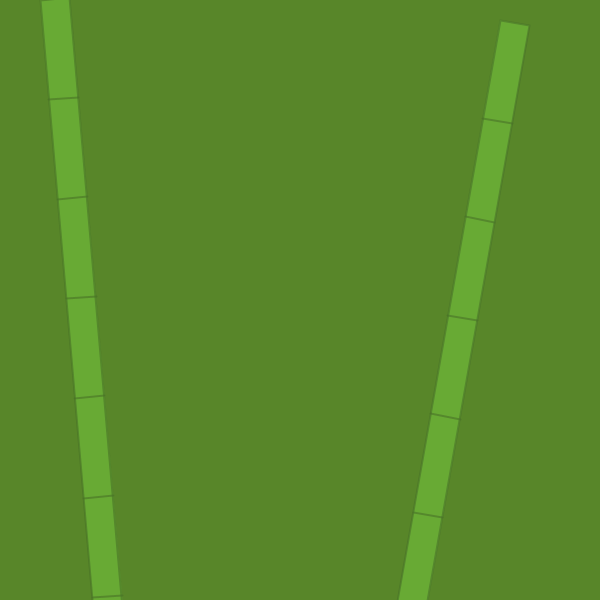
Frame 1 (no input)
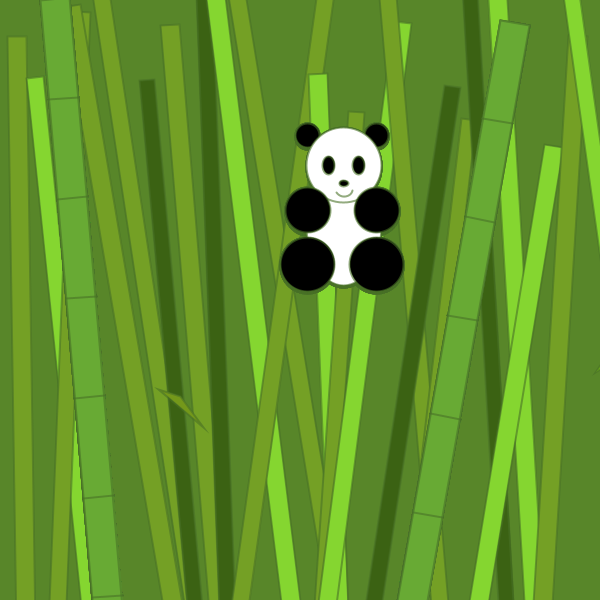
Frame 60 (the mouse pressed at the canvas centre just before this capture)
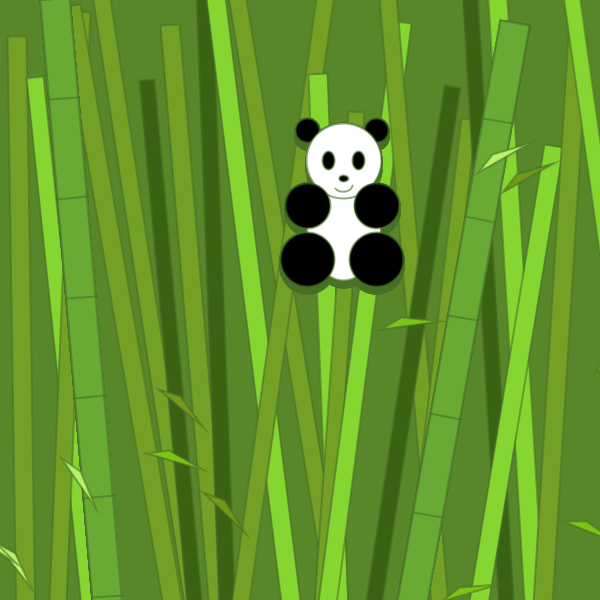
Frame 120 (the mouse held since frame 60 and released just before this capture)

The Processing sketch that drew these frames (run headless with seeded random() and noise(); from frame 60 on, the mouse is pressed at the canvas centre):

// Processing sketch: processing_88756
// ── processing_88756.pde

int myX;
int myY;
float bambooW ;
float bambooH ;
float i=0;
color[ ] bambooColor = {#74A025,#85D630,#3B6213};
color[ ] leafColor = {#74981A,#7BC614,#BAF267};
float x=0;
float y=0;
float pandaX,noiseA;
float pandaY,noiseB;
int leafX;
int leafY;

void setup() {
size(600,600);
background(#588629);
strokeWeight(2);
pandaX=random(width/2);
pandaY=random(height/2);
noiseA=1;
noiseB=100;

}

void draw() {

//draw random bamboo

if(i<width){
drawBamboo();
i=i+bambooW+10;
fill(bambooColor[int(random(0,3))]);
bambooW = random(15,20);
bambooH = random(600,800);
}
else {
drawPanda();
drawLeaf();

}
}

void drawBamboo()
{ 
  pushMatrix();
  frameRate(20);
  translate(0,200);
  rotate(radians(random(-10,10)));
  rect(i,500,bambooW,-bambooH);
  popMatrix();
 
 //draw the right bamboo
 pushMatrix();
  translate(500, 20);
  rotate(radians(10));
  stroke(71, 113, 39, 150);
  fill(104, 170, 52);
  rect(0, 0, 30, 1020);
  line(0, 100, 30, 100);
  line(0, 200, 30, 200);
  line(0, 300, 30, 300);
  line(0, 400, 30, 400);
  line(0, 500, 30, 500);
  line(0, 600, 30, 600);
  line(0, 700, 30, 700);
  line(0, 800, 30, 800);
  line(0, 900, 30, 900);
  popMatrix();

//draw the left bamboo
 pushMatrix();
  translate(40, 0);
  rotate(radians(-5));
  stroke(71, 113, 38, 150);
  fill(104, 170, 52);
  rect(0, 0, 30,800);
  line(0, 100, 30, 100);
  line(0, 200, 30, 200);
  line(0, 300, 30, 300);
  line(0, 400, 30, 400);
  line(0, 500, 30, 500);
  line(0, 600, 30, 600);
  line(0, 700, 30, 700);
  line(0, 800, 30, 800);
  line(0, 900, 30, 900);
  popMatrix();


//panda smile
myX=mouseX;
myY=mouseY;
//if(( myX<=3) || (myY<=3)){
//background(#588629);//green
}

//draw panda
void drawPanda() {
pushMatrix();
pandaX=pandaX-(0.5-noise(noiseA));
pandaY=pandaY-(0.5-noise(noiseB));

x=pandaX;
y=pandaY;
fill(0);//black
ellipse(114+x,60+y,24,24);//left ear
ellipse(183+x,60+y,24,24);//right ear
fill(255,255,255);//white
ellipse(150+x,150+y,75,120);//body
ellipse(150+x,90+y,75,75);//head
fill(0,0,0);//black
ellipse(135+x,90+y,12,18);//left eye
ellipse(165+x,90+y,12,18);//right eye
ellipse(150+x,108+y,9,6);//nose
ellipse(114+x,135+y,45,45);//left hand
ellipse(183+x,135+y,45,45);//right hand
ellipse(114+x,189+y,54,54);//left foot
ellipse(183+x,189+y,54,54);//right foot

//if(x>width || y>height){
  //x=0;
  //y=0;
//}
popMatrix();
}



void drawLeaf() {
pushMatrix();
frameRate(25);
fill(leafColor[int(random(0,3))]);
rotate(radians(random(-180,180)));
leafX = int(random(0,width));
leafY = int(random(0,height));
triangle(195+leafX,120+leafY,50+204+leafX,20+99+leafY,216+leafX,111+leafY);
popMatrix();
noFill();
arc(150+x,114+y,18,15,radians(random(3,10)),radians(random(150,142)));//smile
//line(195,120,myX/12-50+204,myY/12+20+99);//L bamboo
//line(195,120,myX/12+216,111);//R bamboo
}
